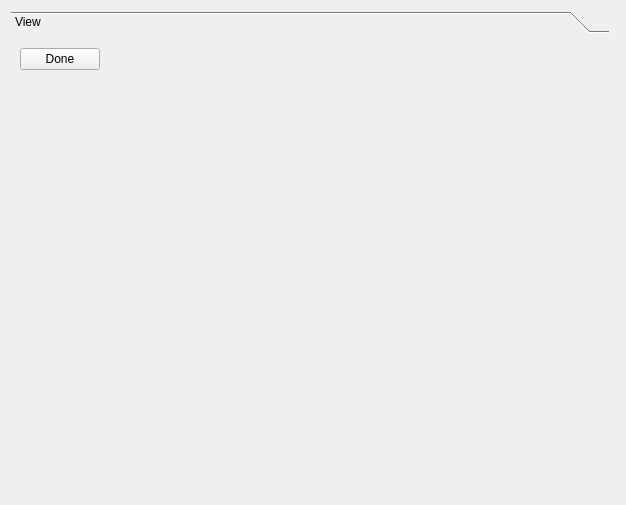
<?xml version="1.0" encoding="UTF-8"?>
<ui version="4.0">
 <class>PlainModelViewerWidget</class>
 <widget class="QWidget" name="PlainModelViewerWidget">
  <property name="geometry">
   <rect>
    <x>0</x>
    <y>0</y>
    <width>626</width>
    <height>505</height>
   </rect>
  </property>
  <property name="windowTitle">
   <string>Plain Model Viewer Widget</string>
  </property>
  <layout class="QHBoxLayout" name="horizontalLayout">
   <item>
    <widget class="QToolBox" name="toolBox">
     <property name="currentIndex">
      <number>0</number>
     </property>
     <widget class="QWidget" name="pageView">
      <property name="geometry">
       <rect>
        <x>0</x>
        <y>0</y>
        <width>582</width>
        <height>450</height>
       </rect>
      </property>
      <attribute name="label">
       <string>View</string>
      </attribute>
      <layout class="QVBoxLayout" name="verticalLayout">
       <item>
        <layout class="QHBoxLayout" name="horizontalLayout_2">
         <item>
          <widget class="QPushButton" name="pushButtonDone">
           <property name="text">
            <string>Done</string>
           </property>
          </widget>
         </item>
         <item>
          <spacer name="horizontalSpacer">
           <property name="orientation">
            <enum>Qt::Horizontal</enum>
           </property>
           <property name="sizeHint" stdset="0">
            <size>
             <width>40</width>
             <height>20</height>
            </size>
           </property>
          </spacer>
         </item>
        </layout>
       </item>
       <item>
        <spacer name="verticalSpacer">
         <property name="orientation">
          <enum>Qt::Vertical</enum>
         </property>
         <property name="sizeHint" stdset="0">
          <size>
           <width>20</width>
           <height>381</height>
          </size>
         </property>
        </spacer>
       </item>
      </layout>
     </widget>
    </widget>
   </item>
   <item>
    <widget class="SceneviewerWidget" name="widgetZinc" native="true"/>
   </item>
  </layout>
 </widget>
 <customwidgets>
  <customwidget>
   <class>SceneviewerWidget</class>
   <extends>QWidget</extends>
   <header>opencmiss/zincwidgets/sceneviewerwidget.h</header>
   <container>1</container>
  </customwidget>
 </customwidgets>
 <resources/>
 <connections/>
</ui>
